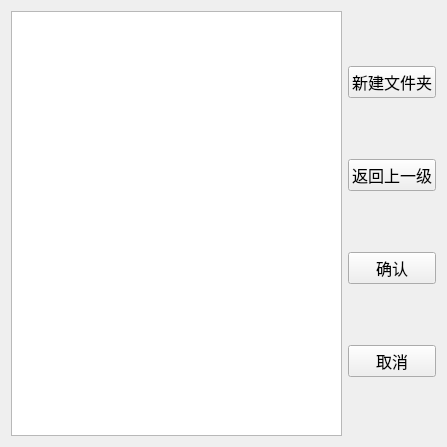
<?xml version="1.0" encoding="UTF-8"?>
<ui version="4.0">
 <class>SelectPath</class>
 <widget class="QWidget" name="SelectPath">
  <property name="geometry">
   <rect>
    <x>0</x>
    <y>0</y>
    <width>447</width>
    <height>447</height>
   </rect>
  </property>
  <property name="windowTitle">
   <string>Form</string>
  </property>
  <layout class="QGridLayout" name="gridLayout">
   <item row="0" column="0">
    <layout class="QHBoxLayout" name="horizontalLayout">
     <item>
      <widget class="QListWidget" name="selectPath_LW"/>
     </item>
     <item>
      <layout class="QVBoxLayout" name="verticalLayout">
       <item>
        <widget class="QPushButton" name="mkdir_PB">
         <property name="font">
          <font>
           <family>Agency FB</family>
           <pointsize>12</pointsize>
          </font>
         </property>
         <property name="text">
          <string>新建文件夹</string>
         </property>
        </widget>
       </item>
       <item>
        <widget class="QPushButton" name="return_PB">
         <property name="font">
          <font>
           <family>Agency FB</family>
           <pointsize>12</pointsize>
          </font>
         </property>
         <property name="text">
          <string>返回上一级</string>
         </property>
        </widget>
       </item>
       <item>
        <widget class="QPushButton" name="confirm_PB">
         <property name="font">
          <font>
           <family>Agency FB</family>
           <pointsize>12</pointsize>
          </font>
         </property>
         <property name="text">
          <string>确认</string>
         </property>
        </widget>
       </item>
       <item>
        <widget class="QPushButton" name="cancel_PB">
         <property name="font">
          <font>
           <family>Agency FB</family>
           <pointsize>12</pointsize>
          </font>
         </property>
         <property name="text">
          <string>取消</string>
         </property>
        </widget>
       </item>
      </layout>
     </item>
    </layout>
   </item>
  </layout>
 </widget>
 <resources/>
 <connections/>
</ui>
